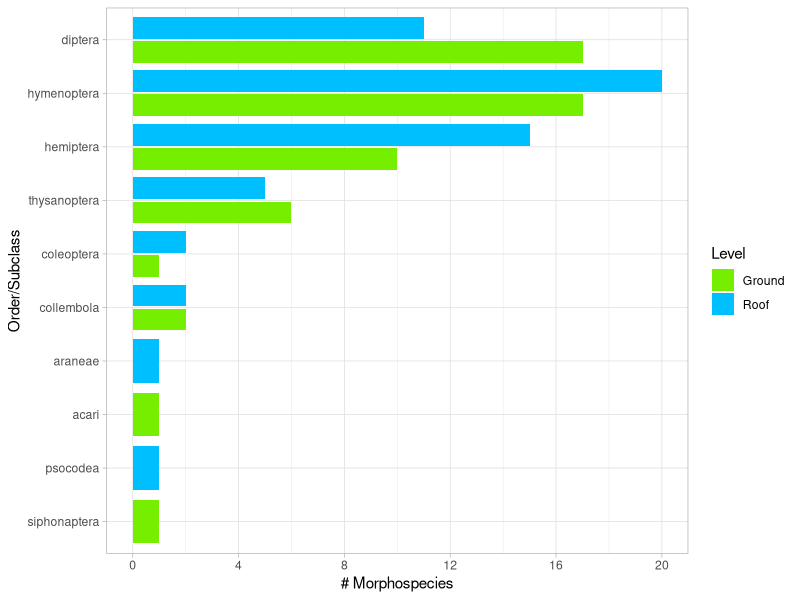
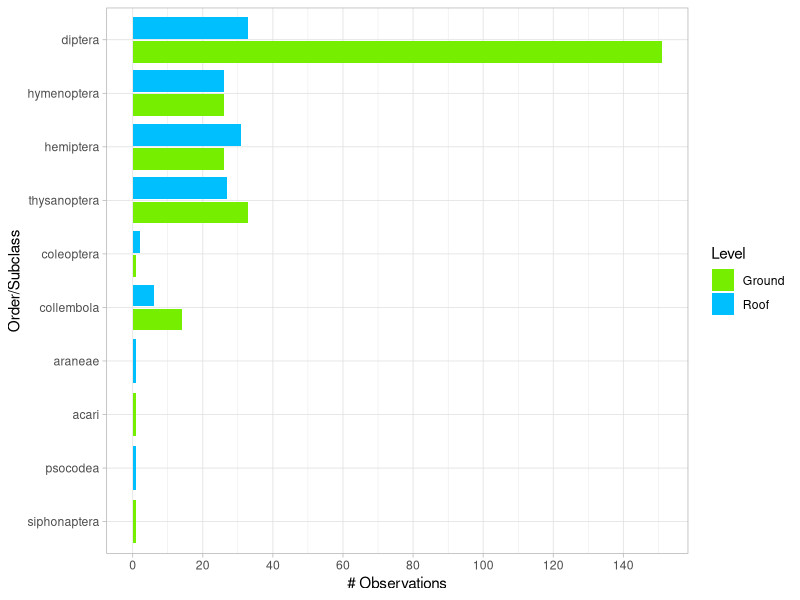
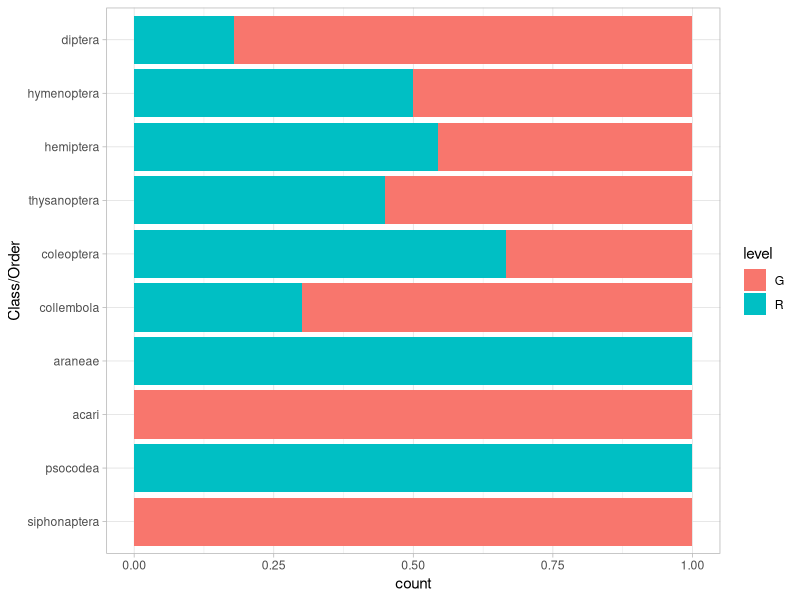
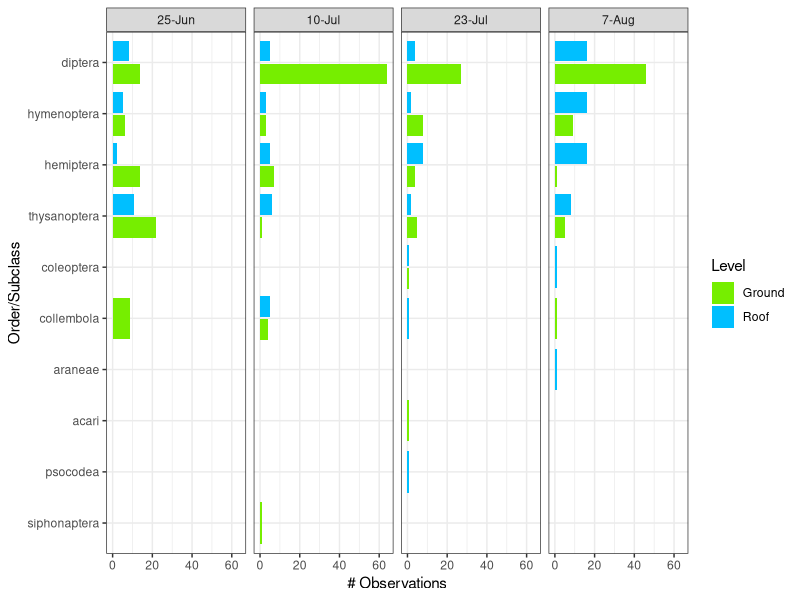
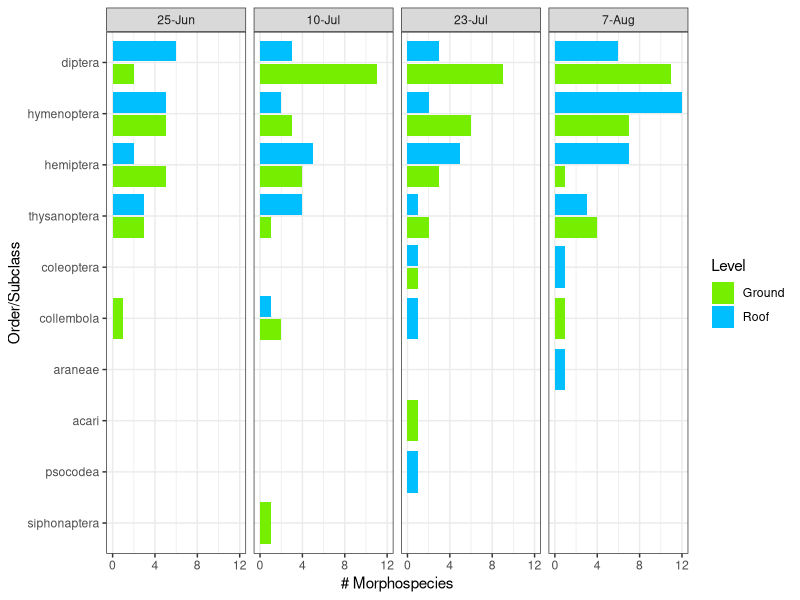
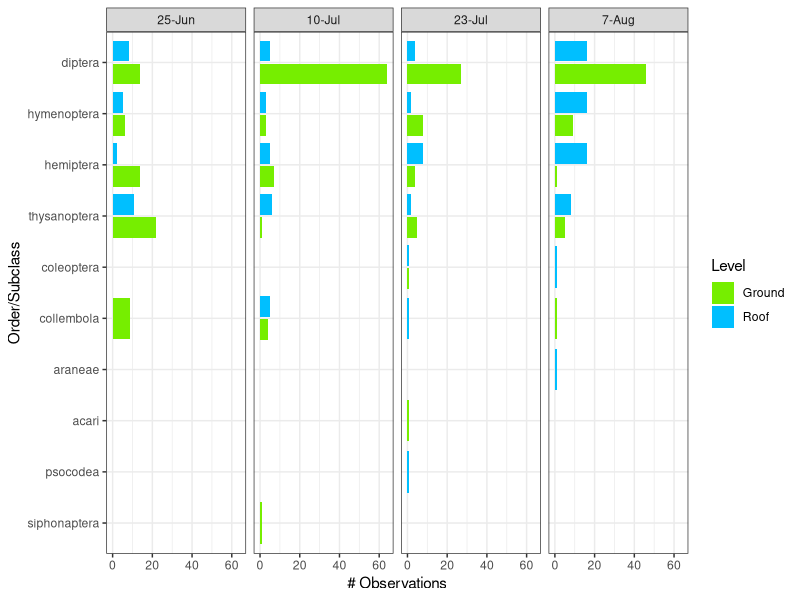
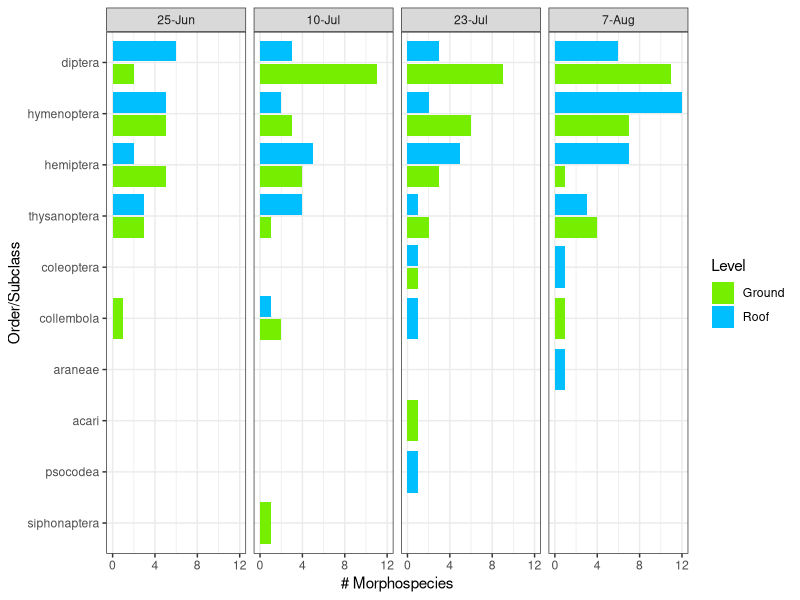

Source code (R) for these figures, in order:
## ---- chunk 1
knitr::opts_chunk$set(echo = TRUE)
library(tidyverse)
library(lubridate)
## ---- chunk 2

insect_data <- read.csv("../data/identification.csv") %>%
  dplyr::mutate(level = str_extract(position, "^\\w")) %>%
  dplyr::mutate(position = str_extract(position, "(\\d)")) %>%
  dplyr::mutate(position = as.factor(position)) %>%
  dplyr::mutate(level = as.factor(level)) %>%
  dplyr::mutate(date = as.factor(date)) 


## ---- chunk 3
unique_insects <- insect_data %>%
  dplyr::select(order, family, morphospecies, level) %>%
  dplyr::distinct() %>%
  dplyr::mutate(order = as.factor(order)) %>%
  dplyr::mutate(order = factor(order, levels = c("siphonaptera", "psocodea", "acari", "araneae", "collembola", "coleoptera", "thysanoptera", "hemiptera", "hymenoptera", "diptera")))


unique_dodge <- ggplot2::ggplot(data = unique_insects) +
  geom_bar(aes(y = order,
               fill = level),
           position = position_dodge2()) +
  labs(y = "Order/Subclass",
       x = "# Morphospecies",
       fill = "Level") +
  scale_x_continuous(breaks = seq(0,20,4)) +
  scale_fill_manual(values = c("chartreuse2", "deepskyblue"),
                    labels = c("Ground", "Roof")) +
  theme_light()

unique_dodge

#ggsave("diversity_insect_plot1.png", path = "../figs")

## ---- chunk 4
all_insects <- insect_data %>%
  dplyr::select(date, order, family, morphospecies, level) %>%
  dplyr::mutate(order = as.factor(order)) %>%
  dplyr::mutate(order = factor(order, levels = c("siphonaptera", "psocodea", "acari", "araneae", "collembola", "coleoptera", "thysanoptera", "hemiptera", "hymenoptera", "diptera"))) %>%
  dplyr::mutate(date = factor(date, levels = c("25-Jun", "10-Jul", "23-Jul", "7-Aug")))


all_dodge <- ggplot2::ggplot(data = all_insects) +
  geom_bar(aes(y = order,
               fill = level),
           position = position_dodge2()) +
  labs(y = "Order/Subclass",
       x = "# Observations",
       fill = "Level") +
  scale_x_continuous(breaks = seq(0,150,20), minor_breaks = waiver()) +
  scale_fill_manual(values = c("chartreuse2", "deepskyblue"),
                    labels = c("Ground", "Roof")) +
  theme_light()

all_dodge

#ggsave("abundance_insect_plot1.png", path = "../figs")

## ---- chunk 5

all_fill <- ggplot2::ggplot(data = all_insects) +
  geom_bar(aes(y = order,
               fill = level),
           position = position_fill()) +
  labs(y = "Class/Order") +
  theme_light()

all_fill

## ---- chunk 6
all_dodge + facet_grid(cols = vars(date)) +
  theme_bw()

#ggsave("abundance_date.png", width = 8, height = 4, path = "../figs")

unique_time_insects <- insect_data %>%
  dplyr::select(date, order, family, morphospecies, level) %>%
  dplyr::distinct() %>%
  dplyr::mutate(order = as.factor(order)) %>%
  dplyr::mutate(order = factor(order, levels = c("siphonaptera", "psocodea", "acari", "araneae", "collembola", "coleoptera", "thysanoptera", "hemiptera", "hymenoptera", "diptera"))) %>%
  dplyr::mutate(date = factor(date, levels = c("25-Jun", "10-Jul", "23-Jul", "7-Aug")))


unique_time_dodge <- ggplot2::ggplot(data = unique_time_insects) +
  geom_bar(aes(y = order,
               fill = level),
           position = position_dodge2()) +
  labs(y = "Order/Subclass",
       x = "# Morphospecies",
       fill = "Level") +
  scale_x_continuous(breaks = seq(0,20,4)) +
  scale_fill_manual(values = c("chartreuse2", "deepskyblue"),
                    labels = c("Ground", "Roof")) +
  theme_light()

unique_time_dodge + facet_grid(cols = vars(date)) +
  theme_bw()

#ggsave("diversity_date.png", width = 8, height = 4, path = "../figs")

## ---- chunk 7
all_dodge + facet_grid(cols = vars(date)) +
  theme_bw()

#ggsave("abundance_date.png", width = 8, height = 4, path = "../figs")

unique_time_insects <- insect_data %>%
  dplyr::select(date, order, family, morphospecies, level) %>%
  dplyr::distinct() %>%
  dplyr::mutate(order = as.factor(order)) %>%
  dplyr::mutate(order = factor(order, levels = c("siphonaptera", "psocodea", "acari", "araneae", "collembola", "coleoptera", "thysanoptera", "hemiptera", "hymenoptera", "diptera"))) %>%
  dplyr::mutate(date = factor(date, levels = c("25-Jun", "10-Jul", "23-Jul", "7-Aug")))


unique_time_dodge <- ggplot2::ggplot(data = unique_time_insects) +
  geom_bar(aes(y = order,
               fill = level),
           position = position_dodge2()) +
  labs(y = "Order/Subclass",
       x = "# Morphospecies",
       fill = "Level") +
  scale_x_continuous(breaks = seq(0,20,4)) +
  scale_fill_manual(values = c("chartreuse2", "deepskyblue"),
                    labels = c("Ground", "Roof")) +
  theme_light()

unique_time_dodge + facet_grid(cols = vars(date)) +
  theme_bw()

#ggsave("diversity_date.png", width = 8, height = 4, path = "../figs")

## ---- chunk 8

insect_data %>%
  group_by(order) %>%
  summarise(family = n_distinct(family),
            morphospecies = n_distinct(morphospecies),
          .groups = "keep") %>%
  ungroup()


## ---- chunk 9

div_func <- function(l, d, p){
  div_summary <- insect_data %>%
    dplyr::filter(level == l) %>%
    dplyr::filter(date == d) %>%
    dplyr::filter(position == p) %>%
    dplyr::rename(class_order = order) %>%
    group_by(class_order) %>%
    summarise(family = n_distinct(family),
              diversity_morphospecies = n_distinct(morphospecies),
              .groups = "keep") %>%
    ungroup()
    return(div_summary)
}


## ---- chunk 10

abund_func <- function(l, d, p){
  ab_summary <- insect_data %>%
    dplyr::filter(level == l) %>%
    dplyr::filter(date == d) %>%
    dplyr::filter(position == p) %>%
    dplyr::rename(class_order = order) %>%
    group_by(class_order) %>%
    summarise(abundance_morphospecies = length(morphospecies),
              .groups = "keep") %>%
    ungroup()
    return(ab_summary)
}

## ---- chunk 11

div_func(l = "R", d = "7-Aug", p = 3)

abund_func(l = "G", d = "7-Aug", p = 1)

## ---- chunk 12

g1_div_data_25Jun <- insect_data %>%
  dplyr::filter(level == "G") %>%
  dplyr::filter(date == "25-Jun") %>%
  dplyr::filter(position == 1) %>%
  dplyr::rename(class_order = order) %>%
  group_by(class_order) %>%
  summarise(family = n_distinct(family),
            morphospeciesG1 = n_distinct(morphospecies),
          .groups = "keep") %>%
  ungroup()

g_div_data_10Jul <- insect_data %>%
  dplyr::filter(level == "G") %>%
  dplyr::filter(date == "10-Jul") %>%
  dplyr::rename(class_order = order) %>%
  group_by(class_order) %>%
  summarise(family = n_distinct(family),
            morphospecies = n_distinct(morphospecies),
          .groups = "keep") %>%
  ungroup()

g_div_data_23Jul <- insect_data %>%
  dplyr::filter(level == "G") %>%
  dplyr::filter(date == "23-Jul") %>%
  dplyr::rename(class_order = order) %>%
  group_by(class_order) %>%
  summarise(family = n_distinct(family),
            morphospecies = n_distinct(morphospecies),
          .groups = "keep") %>%
  ungroup()

g_div_data_7Aug <- insect_data %>%
  dplyr::filter(level == "G") %>%
  dplyr::filter(date == "7-Aug") %>%
  dplyr::rename(class_order = order) %>%
  group_by(class_order) %>%
  summarise(family = n_distinct(family),
            morphospecies = n_distinct(morphospecies),
          .groups = "keep") %>%
  ungroup()
  

## ---- chunk 13
r_div_data_25Jun <- insect_data %>%
  dplyr::filter(level == "R") %>%
  dplyr::filter(date == "25-Jun") %>%
  dplyr::rename(class_order = order) %>%
  group_by(class_order) %>%
  summarise(family = n_distinct(family),
            morphospecies = n_distinct(morphospecies),
          .groups = "keep") %>%
  ungroup()

r_div_data_10Jul <- insect_data %>%
  dplyr::filter(level == "R") %>%
  dplyr::filter(date == "10-Jul") %>%
  dplyr::rename(class_order = order) %>%
  group_by(class_order) %>%
  summarise(family = n_distinct(family),
            morphospecies = n_distinct(morphospecies),
          .groups = "keep") %>%
  ungroup()

r_div_data_23Jul <- insect_data %>%
  dplyr::filter(level == "R") %>%
  dplyr::filter(date == "23-Jul") %>%
  dplyr::rename(class_order = order) %>%
  group_by(class_order) %>%
  summarise(family = n_distinct(family),
            morphospecies = n_distinct(morphospecies),
          .groups = "keep") %>%
  ungroup()

r_div_data_7Aug <- insect_data %>%
  dplyr::filter(level == "R") %>%
  dplyr::filter(date == "7-Aug") %>%
  dplyr::rename(class_order = order) %>%
  group_by(class_order) %>%
  summarise(family = n_distinct(family),
            morphospecies = n_distinct(morphospecies),
          .groups = "keep") %>%
  ungroup()

## ---- chunk 14

g_ab_data_25Jun <- insect_data %>%
  dplyr::filter(level == "G") %>%
  dplyr::filter(date == "25-Jun") %>%
  dplyr::rename(class_order = order) %>%
  group_by(class_order) %>%
  summarise(morphospecies = length(morphospecies),
          .groups = "keep") %>%
  ungroup()

g_ab_data_10Jul <- insect_data %>%
  dplyr::filter(level == "G") %>%
  dplyr::filter(date == "10-Jul") %>%
  dplyr::rename(class_order = order) %>%
  group_by(class_order) %>%
  summarise(morphospecies = length(morphospecies),
          .groups = "keep") %>%
  ungroup()

g_ab_data_23Jul <- insect_data %>%
  dplyr::filter(level == "G") %>%
  dplyr::filter(date == "23-Jul") %>%
  dplyr::rename(class_order = order) %>%
  group_by(class_order) %>%
  summarise(morphospecies = length(morphospecies),
          .groups = "keep") %>%
  ungroup()

g_ab_data_7Aug <- insect_data %>%
  dplyr::filter(level == "G") %>%
  dplyr::filter(date == "7-Aug") %>%
  dplyr::rename(class_order = order) %>%
  group_by(class_order) %>%
  summarise(morphospecies = length(morphospecies),
          .groups = "keep") %>%
  ungroup()
  

## ---- chunk 15

r_ab_data_25Jun <- insect_data %>%
  dplyr::filter(level == "R") %>%
  dplyr::filter(date == "25-Jun") %>%
  dplyr::rename(class_order = order) %>%
  group_by(class_order) %>%
  summarise(morphospecies = length(morphospecies),
          .groups = "keep") %>%
  ungroup()

r_ab_data_10Jul <- insect_data %>%
  dplyr::filter(level == "R") %>%
  dplyr::filter(date == "10-Jul") %>%
  dplyr::rename(class_order = order) %>%
  group_by(class_order) %>%
  summarise(morphospecies = length(morphospecies),
          .groups = "keep") %>%
  ungroup()

r_ab_data_23Jul <- insect_data %>%
  dplyr::filter(level == "R") %>%
  dplyr::filter(date == "23-Jul") %>%
  dplyr::rename(class_order = order) %>%
  group_by(class_order) %>%
  summarise(morphospecies = length(morphospecies),
          .groups = "keep") %>%
  ungroup()

r_ab_data_7Aug <- insect_data %>%
  dplyr::filter(level == "R") %>%
  dplyr::filter(date == "7-Aug") %>%
  dplyr::rename(class_order = order) %>%
  group_by(class_order) %>%
  summarise(morphospecies = length(morphospecies),
          .groups = "keep") %>%
  ungroup()

